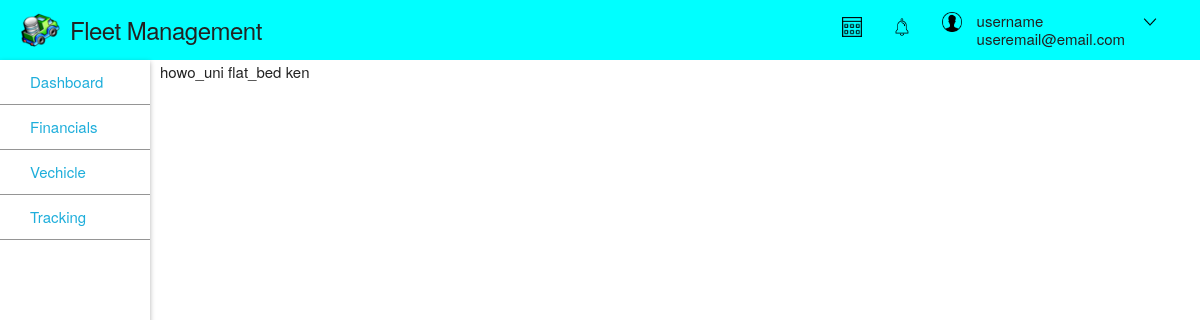
/truck_detail/1/, run on the app's committed database.
### core/models.py (models this page shows, shortened)
class Vehicle(models.Model):
    make = models.CharField(max_length=64)
    model = models.CharField(max_length=64)
    date_of_production = models.DateField()
    vin_number = models.IntegerField()
    unique_identifier = models.CharField(max_length=10)
    class Meta:
        abstract = True

class Truck(Vehicle):
    STATUS_CHOICE = (
        ('A', 'Active'),
        ('I', 'Idle'),
        ('M', 'Maintainance'),
    )
    fleet = models.ForeignKey(
        Fleet,
        on_delete = models.CASCADE
    )
    assigned_driver = models.OneToOneField(
        Driver,
        on_delete = models.CASCADE
    )
    load_capacity = models.IntegerField()
    axle_configuration = models.IntegerField()
    length = models.IntegerField()
    width = models.IntegerField()
    height = models.IntegerField()
    status = models.CharField(max_length=1, choices=STATUS_CHOICE, default='I')

class Fleet(models.Model):
    name = models.CharField(max_length=100)
    description = models.TextField(max_length=2000)
    def __str__(self):
        return self.name

class Staff(models.Model):
    first_name = models.CharField(max_length=100)
    last_name = models.CharField(max_length=100)
    email = models.EmailField()
    phone_number_1 = models.CharField(max_length=10)
    phone_number_2 = models.CharField(max_length=10)
    date_of_birth = models.DateField()
    position = models.CharField(max_length=64)
    hiring_date = models.DateField()
    salary = models.PositiveIntegerField()
    is_staff = models.BooleanField()
    class Meta:
        abstract = True

class Driver(Staff):
   driver_id = models.IntegerField()

### core/views.py (the view)
# urls.py: path('truck_detail/<int:id>/', views.truck_detail_page, name='truck-detail')
def truck_detail_page(request, id):
    truck = Truck.objects.get(id=id)
    context = {
        'truck':truck
    }
    return render(request, 'core/truck_info/truck_detail_view.html', context)

### core/templates/core/truck_info/truck_detail_view.html
{% extends 'core/base.html' %}
{% block body %}
{{ truck.unique_identifier }}
{{ truck.fleet }}
{{ truck.assigned_driver.first_name }}
{% endblock %}

### core/static/core/css/skeleton.css (style rules this page uses)
html { font-size: 62.5%; }
body { font-size: 1.5em; line-height: 1.6; font-weight: 400; font-family: "Raleway", "HelveticaNeue", "Helvetica Neue", Helvetica, Arial, sans-serif; color: #222; }

### data on the page
Truck: unique_identifier "howo_uni", fleet "flat_bed", assigned_driver.first_name "ken"
